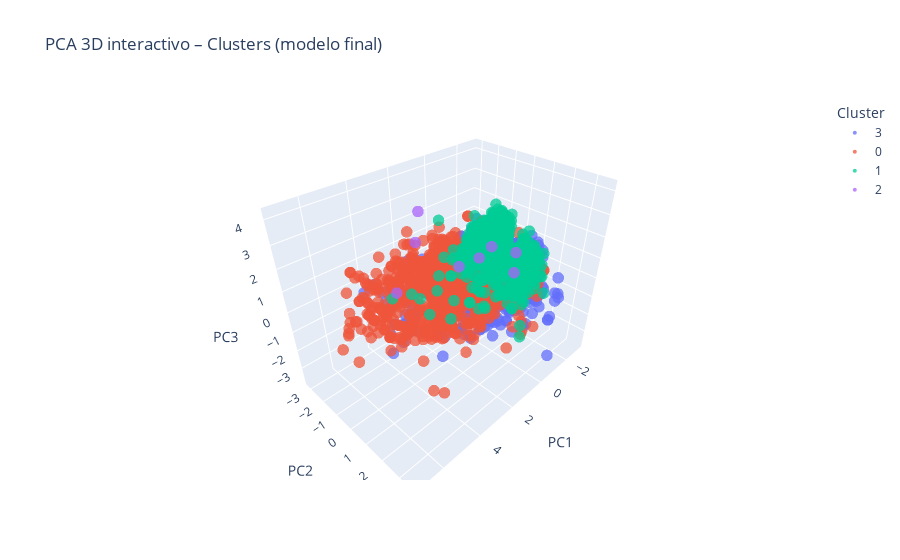

The cell this chart's notebook holds for it:
### Markdown cell above
## 5) PCA 2D y 3D (Plotly) para visualizar los clusters del modelo final
> Para PCA convertimos categóricas a **códigos** solo para graficar (no afecta el modelo).

### Code cell
# Codificar categóricas a códigos (solo PCA)
df_pca = df_final.copy()
for c in cat_cols:
    df_pca[c] = df_pca[c].cat.codes if hasattr(df_pca[c], 'cat') else df_pca[c]

scaler_pca = StandardScaler()
X_pca = scaler_pca.fit_transform(df_pca[num_cols + cat_cols])

# PCA 2D
pca2 = PCA(n_components=2)
p2 = pca2.fit_transform(X_pca)

plt.figure(figsize=(6,4))
plt.scatter(p2[:,0], p2[:,1], c=df_final['cluster'], s=12)
plt.title('PCA 2D – Clusters (modelo final)')
plt.xlabel('PC1'); plt.ylabel('PC2')
plt.show()
print("Varianza explicada (PC1, PC2):", pca2.explained_variance_ratio_)

# PCA 3D (Plotly)
pca3 = PCA(n_components=3)
p3 = pca3.fit_transform(X_pca)

import plotly.express as px
df_plotly = pd.DataFrame({'PC1': p3[:,0], 'PC2': p3[:,1], 'PC3': p3[:,2], 'Cluster': df_final['cluster'].astype(str)})
fig = px.scatter_3d(df_plotly, x='PC1', y='PC2', z='PC3', color='Cluster', opacity=0.75,
                    title='PCA 3D interactivo – Clusters (modelo final)')
fig.update_traces(marker=dict(size=4))
fig.show()
print("Varianza explicada (PC1..PC3):", pca3.explained_variance_ratio_)

### Figure 1 — Plotly figure (JSON) as saved in the notebook; plotly's stock layout.template omitted (floating-point values rounded to 4 significant figures; data arrays with more than 128 entries replaced by an {"elided": "..."} marker saying what was removed)
{"data": [{"hovertemplate": "Cluster=3<br>PC1=%{x}<br>PC2=%{y}<br>PC3=%{z}<extra></extra>", "legendgroup": "3", "marker": {"color": "#636efa", "opacity": 0.75, "size": 4, "symbol": "circle"}, "mode": "markers", "name": "3", "scene": "scene", "showlegend": true, "type": "scatter3d", "x": {"elided": "762 float values"}, "y": {"elided": "762 float values"}, "z": {"elided": "762 float values"}}, {"hovertemplate": "Cluster=0<br>PC1=%{x}<br>PC2=%{y}<br>PC3=%{z}<extra></extra>", "legendgroup": "0", "marker": {"color": "#EF553B", "opacity": 0.75, "size": 4, "symbol": "circle"}, "mode": "markers", "name": "0", "scene": "scene", "showlegend": true, "type": "scatter3d", "x": {"elided": "715 float values"}, "y": {"elided": "715 float values"}, "z": {"elided": "715 float values"}}, {"hovertemplate": "Cluster=1<br>PC1=%{x}<br>PC2=%{y}<br>PC3=%{z}<extra></extra>", "legendgroup": "1", "marker": {"color": "#00cc96", "opacity": 0.75, "size": 4, "symbol": "circle"}, "mode": "markers", "name": "1", "scene": "scene", "showlegend": true, "type": "scatter3d", "x": {"elided": "731 float values"}, "y": {"elided": "731 float values"}, "z": {"elided": "731 float values"}}, {"hovertemplate": "Cluster=2<br>PC1=%{x}<br>PC2=%{y}<br>PC3=%{z}<extra></extra>", "legendgroup": "2", "marker": {"color": "#ab63fa", "opacity": 0.75, "size": 4, "symbol": "circle"}, "mode": "markers", "name": "2", "scene": "scene", "showlegend": true, "type": "scatter3d", "x": [2.9, -0.3078, 0.1568, 3.399, -0.2316, 3.243, 0.3677, 7.071], "y": [1.513, 1.613, 0.06865, -0.007348, 0.4027, -0.4225, 2.092, 3.304], "z": [2.313, 1.59, 0.8725, 4.106, 1.405, 2.659, 1.155, 4.18]}], "layout": {"legend": {"title": {"text": "Cluster"}, "tracegroupgap": 0}, "scene": {"domain": {"x": [0, 1], "y": [0, 1]}, "xaxis": {"title": {"text": "PC1"}}, "yaxis": {"title": {"text": "PC2"}}, "zaxis": {"title": {"text": "PC3"}}}, "title": {"text": "PCA 3D interactivo – Clusters (modelo final)"}}}
